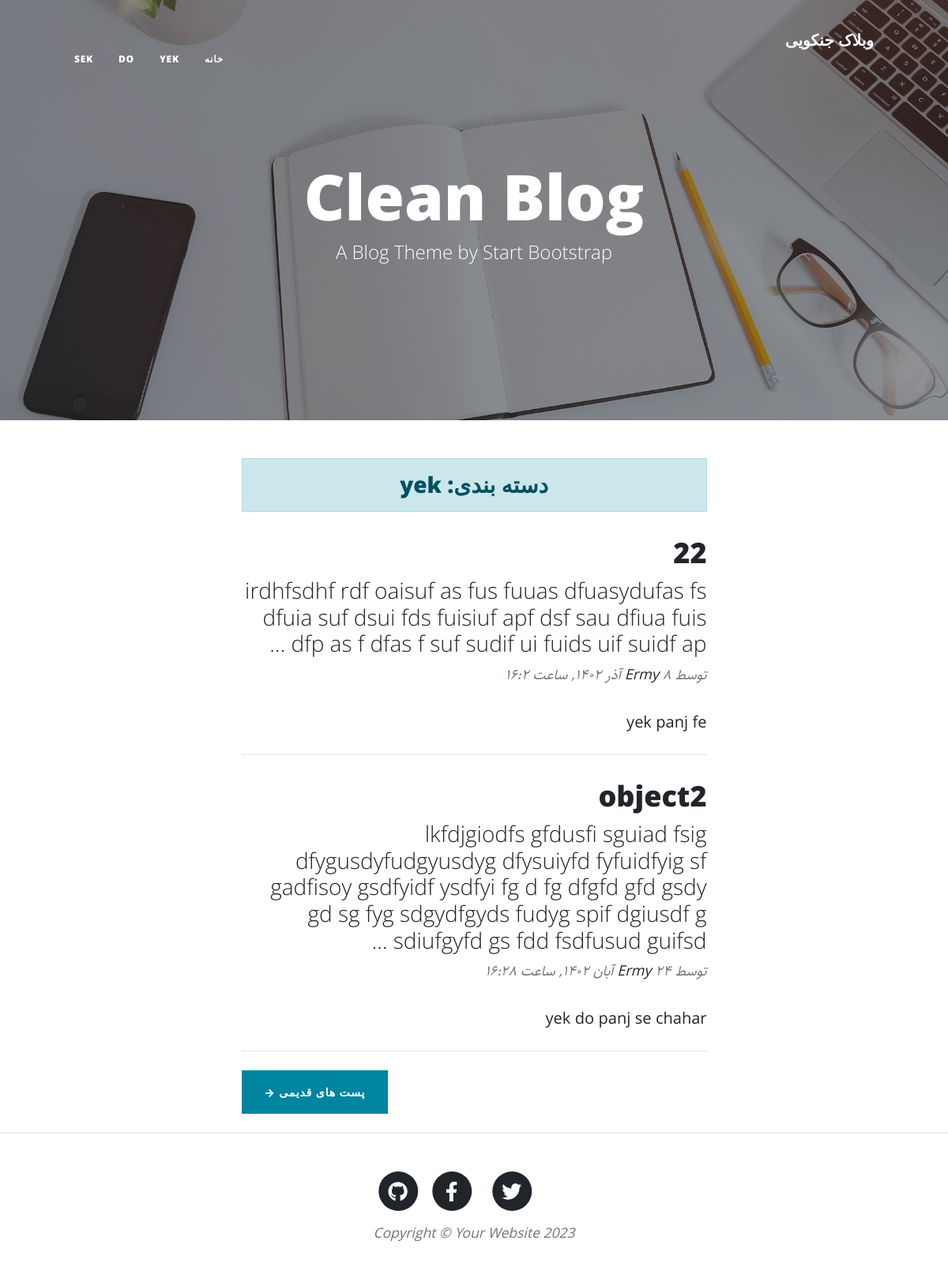
/category/yek, run on the app's committed database.
### blog/models.py (models this page shows, shortened)
class Category(models.Model):
    parent = models.ForeignKey('self', default=None, null=True, blank=True, on_delete=models.SET_NULL,
                               related_name="Children", verbose_name="زیردسته")
    title = models.CharField(max_length=200, verbose_name="عنوان دسته بندی")
    slug = models.SlugField(max_length=100, unique=True, verbose_name="آدرس دسته بندی")
    status = models.BooleanField(default=True, verbose_name="آیا نمایش داده شود؟")
    position = models.IntegerField(verbose_name="پوزیشن")
    class Meta:
        verbose_name = "دسته بندی"
        verbose_name_plural = "دسته بندی ها"
        ordering = ['parent__id', 'position']
    objects = CategoryManager()

class Article(models.Model):
    STATUS_CHOICES = (
        ('d', 'پیش نویس'),
        ('p', 'منتشر شده'),
    )
    author = models.ForeignKey(User, null=True, on_delete=models.SET_NULL, related_name="article_s", verbose_name="نویسنده")
    title = models.CharField(max_length=200, verbose_name="عنوان مقاله")
    slug = models.SlugField(max_length=100, unique=True, verbose_name="آدرس مقاله")
    category = models.ManyToManyField(Category, verbose_name="دسته بندی", related_name="article_s")
    description = models.TextField(verbose_name="محتوا")
    thumbnail = models.ImageField(upload_to="images", verbose_name="عکس مقاله")
    publish = models.DateTimeField(default=timezone.now, verbose_name="زمان انتشار")
    created = models.DateTimeField(auto_now_add=True)
    updated = models.DateTimeField(auto_now=True)
    status = models.CharField(max_length=1, choices=STATUS_CHOICES, verbose_name="وضعیت")
    class Meta:
        verbose_name = "مقاله"
        verbose_name_plural = "مقالات"
        ordering = ['-publish']
    def jpublish(self):
        return jalali_convertor(self.publish)
    jpublish.short_description = "زمان انتشار"
    def thumbnail_tag(self):
        return format_html("<img width=100 height=75 style='border-radius: 5px;' src='{}'>".format(self.thumbnail.url))
    thumbnail_tag.short_description = "عکس"
    objects = ArticleManager()

### blog/views.py (the view)
# urls.py: path('category/<slug:slug>', CategoryList.as_view(), name='categori'),
class CategoryList(ListView):
    paginate_by = 2
    template_name = 'blog/category_list.html'
    def get_queryset(self):
        global category
        slug = self.kwargs.get('slug')
        category = get_object_or_404(Category.objects.active(), slug=slug)
        return category.article_s.published()
    def get_context_data(self, **kwargs):
        context = super().get_context_data(**kwargs)
        context["category"] = category
        return context

### blog/models.py (called while the page is built)
    def published(self):
        return self.filter(status="p")

    def active(self):
        return self.filter(status=True)

### blog/templatetags/base_tags.py (called while the page is built)
@register.simple_tag
def title():
    return "وبلاک جنکویی"

@register.inclusion_tag("blog/partials/category_navbar.html")
def category_navbar():
    return {"categories": Category.objects.filter(status=True)}

### extensions/jalali.py (called while the page is built)
    def persian_tuple(self):
        return self.persian_year, self.persian_month, self.persian_day

### extensions/utils.py (called while the page is built)
def persian_number_converter(mystr):
    numbers = {
        "0": "۰",
        "1": "۱",
        "2": "۲",
        "3": "۳",
        "4": "۴",
        "6": "۵",
        "7": "۶",
        "5": "۷",
        "8": "۸",
        "9": "۹"
    }
    for e, p in numbers.items():
        mystr = mystr.replace(e, p)
    return mystr

def jalali_convertor(time):
    time = timezone.localtime(time)
    jmonth = ["فروردین", "اردیبهشت ", "خرداد", "تیر", "مرداد", "شهریور", "مهر", "آبان", "آذر", "دی", "بهمن", "اسفند"]
    time_to_str = "{},{},{}".format(time.year, time.month, time.day)
    time_to_tuple = jalali.Gregorian(time_to_str).persian_tuple()
    time_to_list = list(time_to_tuple)
    for index, month in enumerate(jmonth):
        if time_to_list[1] == index + 1:
            time_to_list[1] = month
            break
    output ="{} {} {}, ".format(time_to_list[2], time_to_list[1], time_to_list[0])
    output2 ="ساعت {}:{}".format(time.hour, time.minute)
    output3 = output + output2
    return persian_number_converter(output3)

### templates/blog/category_list.html (shortened to what this page needs)
{% extends 'blog/list.html' %}
{% block header %}
    <h3 class="alert alert-primary text-center">دسته بندی: {{ category.title }}</h3>
{% endblock %}
{% block next_page_url %}
    {% url 'blog:categori' category.slug page_obj.next_page_number %}
{% endblock %}

### templates/blog/list.html (shortened to what this page needs)
{% extends 'blog/base.html' %}
{% load static %}
{% block main %}
        <header class="masthead" style="background-image: url({% static 'blog/assets/img/home-bg.jpg' %})">
            <div class="container position-relative px-4 px-lg-5">
                <div class="row gx-4 gx-lg-5 justify-content-center">
                    <div class="col-md-10 col-lg-8 col-xl-7">
                        <div class="site-heading">
                            <h1>Clean Blog</h1>
                            <span class="subheading">A Blog Theme by Start Bootstrap</span>
                        </div>
                    </div>
                </div>
            </div>
        </header>
        <div class="container px-4 px-lg-5">
            <div class="row gx-4 gx-lg-5 justify-content-center">
                <div class="col-md-10 col-lg-8 col-xl-7">
                    {% block header %} {% endblock %}
                    {% for article in object_list %}
                        <div class="post-preview">
                            <a href="{% url 'blog:detail' article.slug %}">
                                <h2 class="post-title">{{ article.title }}</h2>
                                <h3 class="post-subtitle">{{ article.description|truncatewords:30 }}</h3>
                            </a>
                            <p class="post-meta">
                                توسط
                                <a href="{% url 'blog:author' article.author %}">{{ article.author.get_full_name }}</a>
                                {{ article.jpublish }}
                            </p>
                            <div>
                                {% for cat in article.category.active %}
                                    <a href="{% url 'blog:categori' cat.slug %}">{{ cat.title }}</a>
                                {% endfor %}
                            </div>
                        </div>
                        <hr class="my-4" />
                    {% endfor %}
                    {% if is_paginated %}
                        <div class="d-flex justify-content-end mb-4">
                            {% if page_obj.has_next %}
                                <a class="btn btn-primary text-uppercase" href="{% block next_page_url %}{% endblock %}">پست های قدیمی →</a>
                            {% endif %}
                        </div>
                    {% endif %}
                </div>
            </div>
        </div>
{% endblock %}

### templates/blog/base.html (shortened to what this page needs)
{% load static %}
{% load base_tags %}
<!DOCTYPE html>
<html lang="en">
    <head>
        <link href="{% static 'blog/css/styles.css' %}" rel="stylesheet" />
        <link href="{% static 'blog/css/rtl.css' %}" rel="stylesheet" />
    </head>
    <body>
        <nav class="navbar navbar-expand-lg navbar-light" id="mainNav">
            <div class="container px-4 px-lg-5">
                <a class="navbar-brand" href="{% url 'blog:home' %}">{% title %}</a>
                {% category_navbar %}
            </div>
        </nav>
        {% block main %}
        {% endblock %}
        <footer class="border-top">
            <div class="container px-4 px-lg-5">
                <div class="row gx-4 gx-lg-5 justify-content-center">
                    <div class="col-md-10 col-lg-8 col-xl-7">
                        <ul class="list-inline text-center">
                            <li class="list-inline-item">
                                <a href="#!">
                                    <span class="fa-stack fa-lg">
                                        <i class="fas fa-circle fa-stack-2x"></i>
                                        <i class="fab fa-twitter fa-stack-1x fa-inverse"></i>
                                    </span>
                                </a>
                            </li>
                            <li class="list-inline-item">
                                <a href="#!">
                                    <span class="fa-stack fa-lg">
                                        <i class="fas fa-circle fa-stack-2x"></i>
                                        <i class="fab fa-facebook-f fa-stack-1x fa-inverse"></i>
                                    </span>
                                </a>
                            </li>
                            <li class="list-inline-item">
                                <a href="#!">
                                    <span class="fa-stack fa-lg">
                                        <i class="fas fa-circle fa-stack-2x"></i>
                                        <i class="fab fa-github fa-stack-1x fa-inverse"></i>
                                    </span>
                                </a>
                            </li>
                        </ul>
                        <div class="small text-center text-muted fst-italic">Copyright &copy; Your Website 2023</div>
                    </div>
                </div>
            </div>
        </footer>
    </body>
</html>

### templates/blog/partials/category_navbar.html (shortened to what this page needs)
<div class="collapse navbar-collapse nav" id="navbarResponsive">
    <ul class="navbar-nav ms-auto py-4 py-lg-0">
        <li class="nav-item"><a class="nav-link px-lg-3 py-3 py-lg-4" href="{% url 'blog:home' %}">خانه</a></li>
        {% for cat in categories %}
            {% if cat.parent == None %}
                <li class="nav-item">
                    <a class="nav-link px-lg-3 py-3 py-lg-4" href="{% url 'blog:categori' cat.slug %}">{{ cat.title }}</a>
                </li>
            {% endif %}
        {% endfor %}
    </ul>
</div>

### static/blog/css/rtl.css (style rules this page uses)
body { direction: rtl; text-align: right; font-family: "Sahel"; }
ul.navbar-nav.ms-auto.py-4.py-lg-0 { margin-left: initial !important; margin-right: auto; }
.nav ul { padding-right: 0; }
.nav ul li { border-bottom: none; height: 86px; line-height: 86px; font-size: 14px; display: inline-block; float: left; margin: 0 auto; }
.nav ul li a { text-decoration: none; color: #000000; display: block; transition: .3s background-color; padding: 0 24px; }
.nav a { border-bottom: none; }

### data on the page
Category: title "YEK", title "yek"
Category: title "DO", title "do"
Category: title "SEK"
Article: title "22", description "irdhfsdhf rdf oaisuf as fus fuuas dfuasydufas fs dfuia suf dsui fds fuisiuf apf dsf sau dfiua fuis dfp as f dfas f suf sudif ui fuids uif suidf ap …", author.get_full_name "Ermy", jpublish "۸ آذر ۱۴۰۲, ساعت ۱۶:۲"
Category: title "panj"
Category: title "fe"
Article: title "object2", description "lkfdjgiodfs gfdusfi sguiad fsig dfygusdyfudgyusdyg dfysuiyfd fyfuidfyig sf gadfisoy gsdfyidf ysdfyi fg d fg dfgfd gfd gsdy gd sg fyg sdgydfgyds fudyg spif dgiusdf g sdiufgyfd gs fdd fsdfusud guifsd …", author.get_full_name "Ermy", jpublish "۲۴ آبان ۱۴۰۲, ساعت ۱۶:۲۸"
Category: title "se"
Category: title "chahar"
